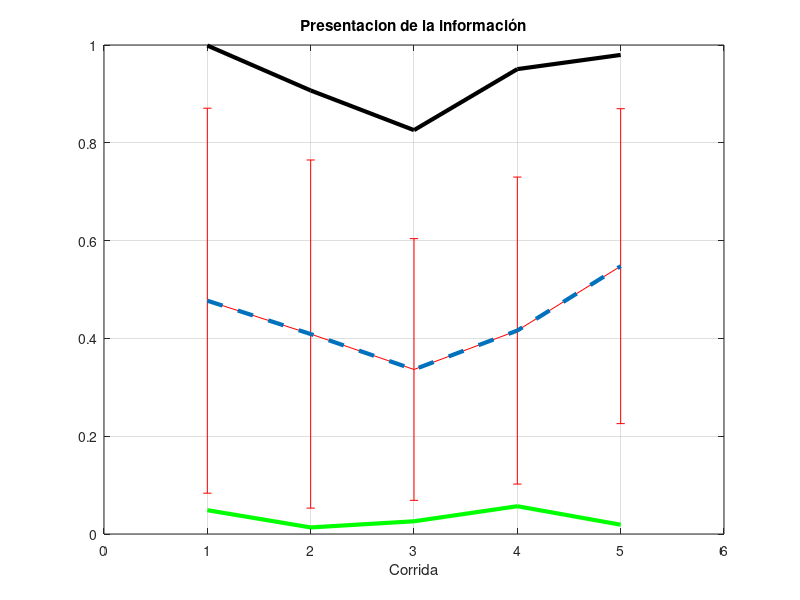

This chart was generated by the following MATLAB code:
clc, clear all
x=random('unif',0,1,10,5); 
medias = mean(x); 
desv = std(x); 
mejor = min(x); 
peor = max(x); 
errorbar(medias,desv,'r')
hold on 

plot(medias, '--', 'linewidth', 3)
plot(peor, 'k', 'linewidth', 3)
plot (mejor, 'g', 'linewidth', 3)

grid on
title ('Presentacion de la información')
xlabel ('Corrida')